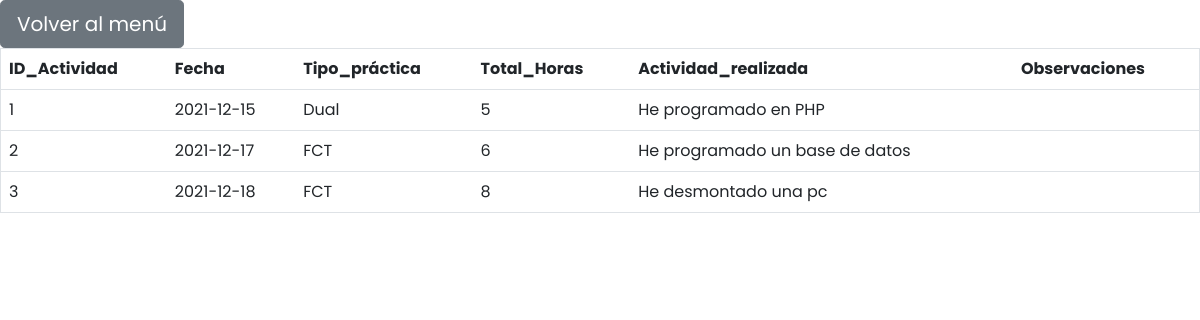
Page /php/mostrar_actividad.php on the committed database.
### tables this page shows
CREATE TABLE `actividades` (
  `ID_Actividad` int NOT NULL AUTO_INCREMENT,
  `Fecha` date NOT NULL,
  `Tipo_práctica` varchar(4) NOT NULL,
  `Total_Horas` int NOT NULL,
  `Actividad_realizada` text NOT NULL,
  `Observaciones` text,
  PRIMARY KEY (`ID_Actividad`)
);

### php/mostrar_actividad.php (the view, shortened to what this page needs)
<!DOCTYPE html>
<html lang="es">
<head>
    <link rel="stylesheet" href="../css/bootstrap.min.css">
    <link rel="stylesheet" href="../css/local.css">
<?php
    require 'lib/conexion_mysql.php';
echo "<table class='table' border=1 align='center'> <tr><th> ID_Actividad </th> <th> Fecha </th><th> Tipo_práctica </th><th> Total_Horas </th><th> Actividad_realizada </th><th> Observaciones </th></tr>";
$query = $conexion_mysql->query ("SELECT * FROM actividades");
$nl = $query->num_rows;
for($x=0;$x<$nl;$x++){
    $actividad=$query->fetch_assoc();
    echo "<tr><td>" . $actividad["ID_Actividad"] ."</td> <td>". $actividad["Fecha"]."</td> <td>". $actividad["Tipo_práctica"]."</td><td>". $actividad["Total_Horas"]."</td><td>"
    .$actividad["Actividad_realizada"]."</td><td>". $actividad["Observaciones"]."</td>";
    echo "</tr>";
}
?>
<a href="../html/index.html"><input type="button" class="btn btn-secondary btn-lg" value="Volver al menú"></a>

### rows in the picture
actividades: ID_Actividad "1", Fecha "2021-12-15", Tipo_práctica "Dual", Total_Horas "5", Actividad_realizada "He programado en PHP"
actividades: ID_Actividad "2", Fecha "2021-12-17", Tipo_práctica "FCT", Total_Horas "6", Actividad_realizada "He programado un base de datos"
actividades: ID_Actividad "3", Fecha "2021-12-18", Tipo_práctica "FCT", Total_Horas "8", Actividad_realizada "He desmontado una pc"
